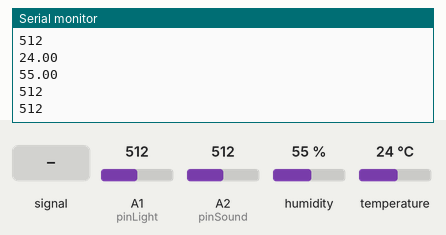
Simulated run of this sketch. Board: Arduino Uno, built with avr-gcc and run on an emulated ATmega328P. Parts: the last lines printed to the serial monitor. The inputs (shaded band) are chosen by the test bench; at power-on: humidity 55 %, A1 (pinLight) = 512, A2 (pinSound) = 512, temperature 24 °C.

Above: at 6.8 s.
6.9 s: A2 (pinSound) fed a 200 Hz sine of ±81 counts around its level
At 9.6 s:
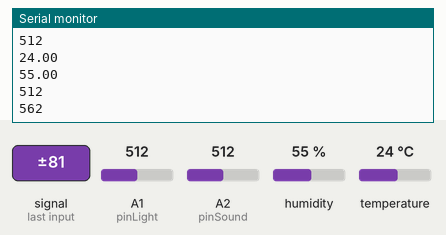
11.4 s: humidity set to 22 %
At 13.2 s:
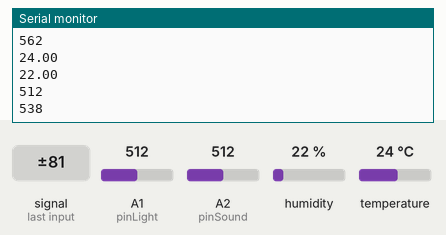
15.9 s: A1 (pinLight) set to 716
At 19.1 s:
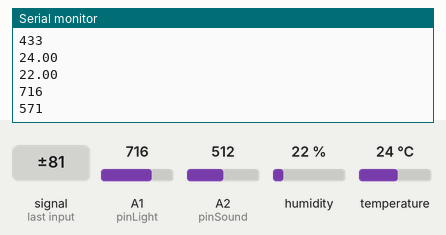
20.4 s: A2 (pinSound) set to 306
At 21.4 s:
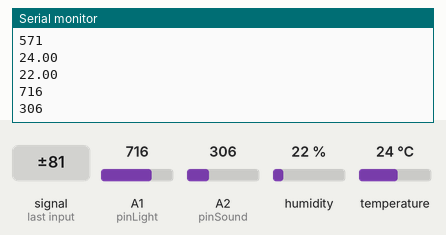
24.9 s: temperature set to 12 °C
29.4 s: A2 (pinSound) fed a 1000 Hz sine of ±255 counts around its level
At 30.8 s:
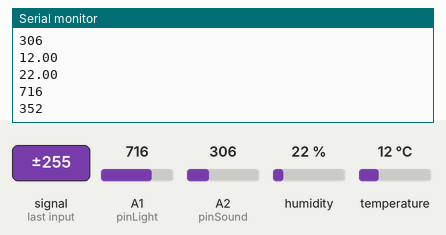
Timing chart, 0 to 32.4 s (numbered marks = the images above; inputs shaded):
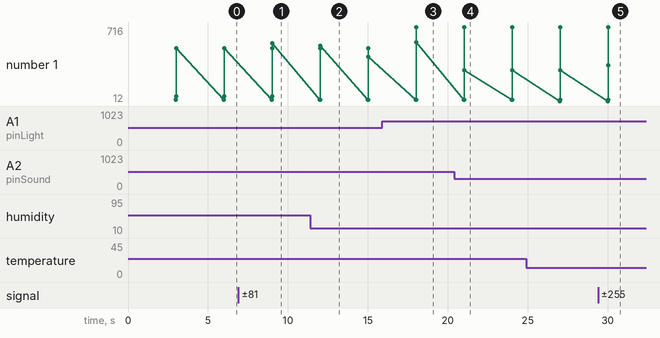

The sketch:

SensorReader.ino
```cpp
//www.elegoo.com
//2018.10.25


#include <dht_nonblocking.h>
#include <Streaming.h>
#define DHT_SENSOR_TYPE DHT_TYPE_11

const int pinLight = A1;
const int pinSound = A2;
static const int DHT_SENSOR_PIN = 2;
DHT_nonblocking dht_sensor( DHT_SENSOR_PIN, DHT_SENSOR_TYPE );

/*
 * Initialize the serial port.
 */
void setup( )
{
  Serial.begin( 9600);
}


/*
 * Poll for a measurement, keeping the state machine alive.  Returns
 * true if a measurement is available.
 */
static bool measure_environment( float *temperature, float *humidity)
{
  static unsigned long measurement_timestamp = millis( );

  /* Measure once every four seconds. */
  if( millis( ) - measurement_timestamp > 3000ul )
  {
    if( dht_sensor.measure( temperature, humidity ) == true )
    {
      measurement_timestamp = millis( );

        return( true );

    }
  }

  return( false );
}


/*
 * Main program loop.
 */
void loop( )
{
  float temperature;
  float humidity;
  int sensorValLight;
  int sensorValSound;

  /* Measure temperature and humidity.  If the functions returns
     true, then a measurement is available. */
  if( measure_environment( &temperature, &humidity) == true )
  {
    sensorValLight = analogRead(pinLight);
    sensorValSound = analogRead(pinSound);
    Serial.println(temperature);
    Serial.println(humidity);
    Serial.println(sensorValLight);
    Serial.println(sensorValSound);
    delay(3000);
  }
}
```

Measured:
- after the input at 6.9 s, the serial monitor: prints a new line after 2.1 s (image 1)
- after the input at 11.4 s, the serial monitor: prints a new line after 0.61 s (image 2)
- after the input at 15.9 s, the serial monitor: prints a new line after 2.1 s (image 3)
- after the input at 20.4 s, the serial monitor: prints a new line after 0.63 s (image 4)
- after the input at 29.4 s, the serial monitor: prints a new line after 0.64 s (image 5)
- plotted number 1: 512 → 562 after the input at 6.9 s, 571 → 306 after the input at 20.4 s, 306 → 535 after the input at 29.4 s
